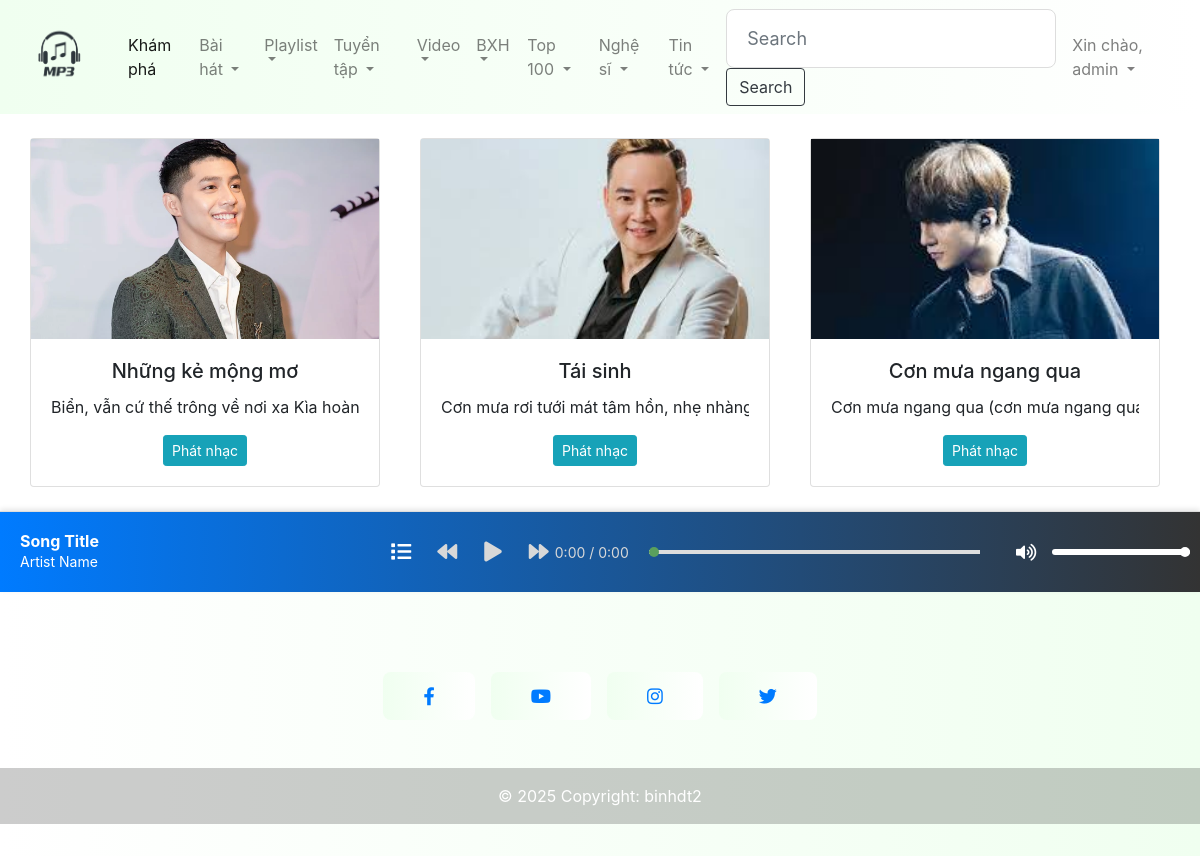
Screenshot of / (signed in) with the database file from the repository.
### app/models.py (models this page shows, shortened)
class Music(models.Model):
    category = models.ManyToManyField(Category, related_name="music_cate")
    playlist = models.ManyToManyField(Playlist, related_name="music_playlist")
    artist = models.ManyToManyField(Artist, related_name="music_artist")
    name = models.CharField(max_length=250, null=True)
    publish_time = models.DateTimeField(auto_now_add=True)
    duration_time = models.CharField(max_length=10, null=True)
    music_img = models.ImageField(upload_to='images/', null=True,blank=True)
    about = models.CharField(max_length=500, null=True)
    music_link = models.FileField(upload_to='audio/', default="Tôi hát")  # Tệp nhạc được tải lên
    @property
    def imageURL(self):
        try:
            url = self.music_img.url
        except:
            url = ''
        return url

### app/views.py (the view)
# urls.py: path('', views.home, name="home"),
def home(request):
    playlists = Playlist.objects.filter(is_sub=False)
    categories = Category.objects.filter(is_sub=False)
    musics = Music.objects.all()
    context = {'playlists':playlists, 'categories': categories, 'musics': musics}
    return render(request,'app/home.html',context)

### app/templates/app/home.html (shortened to what this page needs)
{% extends 'app/base.html' %}
{% load static %}
{% block home %}
<div id="carouselMultiItemExample" class="carousel slide carousel-dark text-center" data-mdb-ride="carousel">
  <div class="carousel-inner py-4">
    {% for music in musics %}
    {% if forloop.counter0|divisibleby:3 %}
    <div class="carousel-item {% if forloop.first %}active{% endif %}">
      <div class="container">
        <div class="row">
    {% endif %}
          <div class="col-lg-4 d-flex align-items-stretch">
            <div class="card">
              <img src="{{ music.imageURL }}" class="card-img-top" alt="{{ music.name }}"/>
              <div class="card-body">
                <h5 class="card-title">{{ music.name }}</h5>
                <p class="card-text text-truncate" data-full-text="{{ music.about }}">
                  {{ music.about|truncatechars:100 }}
                </p>
                <button class="btn btn-info btn-sm toggle-text">Phát nhạc</button>
              </div>
            </div>
          </div>
    {% if forloop.counter0|add:1|divisibleby:3 or forloop.last %}
        </div>
      </div>
    </div>
    {% endif %}
    {% endfor %}
  </div>
</div>
<div class="music-bar">
    <div class="song-info">
        <h2 id="song-title">Song Title</h2>
        <p id="artist-name">Artist Name</p>
    </div>
    <button id="playBtn"><i class="fas fa-list"></i></button>
    <div class="controls">
        <button id="prev"><i class="fas fa-backward"></i></button>
        <button id="play-pause"><i class="fas fa-play"></i></button>
        <button id="next"><i class="fas fa-forward"></i></button>
    </div>
    <div class="time">
        <span id="current-time">0:00</span> / <span id="total-time">0:00</span>
    </div>
    <div class="progress-container">
        <input type="range" id="progress" value="0" max="100">
    </div>
    <div id="volume-control">
      <button id="volume-icon"><i class="fas fa-volume-up"></i></button>
      <input type="range" id="volume-slider" min="0" max="1" step="0.1" value="1">
    </div>
</div>
{% endblock home %}

### app/templates/app/base.html (shortened to what this page needs)
{% load static %}
<html>
    <head>
        <link rel="stylesheet" href="https://cdn.jsdelivr.net/npm/bootstrap@4.0.0/dist/css/bootstrap.min.css">
        <link rel="stylesheet" href="{% static 'app/css/nav-bar.css' %}"/>
        <link rel="stylesheet" href="{% static 'app/css/login.css' %}"/>
        <link rel="stylesheet" href="{% static 'app/css/main.css' %}"/>
        <link rel="stylesheet" href="{% static 'app/css/form.css' %}"/>
        <link rel="stylesheet" href="{% static 'app/css/music-bar.css' %}"/>
        <link rel="stylesheet" href="{% static 'app/css/account-info.css' %}"/>
        <link href="https://cdnjs.cloudflare.com/ajax/libs/font-awesome/5.15.4/css/all.min.css" rel="stylesheet">
    </head>
    <body>
        <nav class="navbar navbar-expand-lg navbar-light bg-light">
            <a class="navbar-brand" href="{% url 'home' %}"><img src="{% static 'app/images/icon-logo.png' %}" width=88 height=88/></a>
            <div class="collapse navbar-collapse" id="navbarSupportedContent">
              <ul class="navbar-nav mr-auto">
                <li class="nav-item active">
                  <a class="nav-link" href="#">Khám phá</a>
                </li>
                <li class="nav-item dropdown">
                  <a class="nav-link dropdown-toggle" href="#" id="navbarDropdown" role="button" data-toggle="dropdown" aria-haspopup="true" aria-expanded="false">
                    Bài hát
                  </a>
                </li>
                <li class="nav-item dropdown">
                  <a class="nav-link dropdown-toggle" href="#" id="navbarDropdown" role="button" data-toggle="dropdown" aria-haspopup="true" aria-expanded="false">
                    Playlist
                  </a>
                </li>
                <li class="nav-item dropdown">
                  <a class="nav-link dropdown-toggle" href="#" id="navbarDropdown" role="button" data-toggle="dropdown" aria-haspopup="true" aria-expanded="false">
                    Tuyển tập
                  </a>
                </li>
                <li class="nav-item dropdown">
                  <a class="nav-link dropdown-toggle" href="#" id="navbarDropdown" role="button" data-toggle="dropdown" aria-haspopup="true" aria-expanded="false">
                    Video
                  </a>
                </li>
                <li class="nav-item dropdown">
                  <a class="nav-link dropdown-toggle" href="#" id="navbarDropdown" role="button" data-toggle="dropdown" aria-haspopup="true" aria-expanded="false">
                    BXH
                  </a>
                </li>
                <li class="nav-item dropdown">
                  <a class="nav-link dropdown-toggle" href="#" id="navbarDropdown" role="button" data-toggle="dropdown" aria-haspopup="true" aria-expanded="false">
                    Top 100
                  </a>
                </li>
                <li class="nav-item dropdown">
                  <a class="nav-link dropdown-toggle" href="#" id="navbarDropdown" role="button" data-toggle="dropdown" aria-haspopup="true" aria-expanded="false">
                    Nghệ sĩ
                  </a>
                </li>
                <li class="nav-item dropdown">
                  <a class="nav-link dropdown-toggle" href="#" id="navbarDropdown" role="button" data-toggle="dropdown" aria-haspopup="true" aria-expanded="false">
                    Tin tức
                  </a>
                </li>
            </ul>
              <form class="form-inline my-2 my-lg-0">
                <input class="form-control mr-sm-2" type="search" placeholder="Search" aria-label="Search">
                <button class="btn btn-outline-dark my-2 my-sm-0" type="submit">Search</button>
              </form>
              {% if request.user.is_authenticated %}
              <ul class="navbar-nav ml-auto">
                <li class="nav-item dropdown">
                  <span class="nav-link dropdown-toggle" id="navbarDropdown" role="button" data-toggle="dropdown" aria-haspopup="true" aria-expanded="false">
                    Xin chào, {{request.user}}
                  </span>
                </li>
              </ul>
              {% endif %}
            </div>
        </nav>
        {% block home %}{% endblock home %}
        <footer class="text-center text-lg-start" style="background: linear-gradient(to left, #F0FFF0, white);">
          <div class="container d-flex justify-content-center py-5">
            <button type="button" class="btn btn-primary btn-lg btn-floating mx-2" style="background-color: #54456b;">
              <a href="https://www.facebook.com/profile.php?id=100014200721075"><i class="fab fa-facebook-f"></i></a>
            </button>
            <button type="button" class="btn btn-primary btn-lg btn-floating mx-2" style="background-color: #54456b;">
              <a href="https://www.facebook.com/profile.php?id=100014200721075"><i class="fab fa-youtube"></i></a>
            </button>
            <button type="button" class="btn btn-primary btn-lg btn-floating mx-2" style="background-color: #54456b;">
              <a href="https://www.facebook.com/profile.php?id=100014200721075"><i class="fab fa-instagram"></i></a>
            </button>
            <button type="button" class="btn btn-primary btn-lg btn-floating mx-2" style="background-color: #54456b;">
              <a href="https://www.facebook.com/profile.php?id=100014200721075"><i class="fab fa-twitter"></i></a>
            </button>
          </div>
          <div class="text-center text-white p-3" style="background-color: rgba(0, 0, 0, 0.2);">
            © 2025 Copyright: <a class="text-white" href="#">binhdt2</a>
          </div>
        </footer>
    </body>
</html>

### app/static/app/css/nav-bar.css (style rules this page uses)
.navbar { background: linear-gradient(to left, white, #F0FFF0); position: relative; overflow: visible; z-index: auto; }

### app/static/app/css/login.css (style rules this page uses)
.form-control { border: 1px solid #ddd; border-radius: 8px; padding: 15px 20px; font-size: 18px; transition: all 0.3s ease; }
.btn-primary { background-color: #F0FFF0; background: linear-gradient(to left, white, #F0FFF0); border: none; border-radius: 8px; padding: 15px 40px; font-size: 18px; font-weight: bold; color: #333; transition: all 0.3s ease; }

### app/static/app/css/main.css (style rules this page uses)
html, body { height: 100%; margin: 0; display: flex; flex-direction: column; }
footer { background: linear-gradient(to left, #F0FFF0, white); width: 100%; padding: 2rem 0; }
footer .container { display: flex; justify-content: center; }
footer .btn { background-color: #54456b; margin: 0 10px; }
footer .text-center { background-color: rgba(0, 0, 0, 0.2); padding: 1rem; color: white; text-align: center; }
.carousel-item .row { display: flex; justify-content: center; flex-wrap: nowrap; }
.carousel-item .col-lg-4 { flex: 0 0 auto; max-width: 33.333%; margin-right: 10px; }
.card { display: flex; flex-direction: column; justify-content: space-between; height: 100%; }
.card-text { overflow: hidden; text-overflow: ellipsis; display: -webkit-box; -webkit-line-clamp: 4; -webkit-box-orient: vertical; line-clamp: 4; box-orient: vertical; }
.btn.toggle-text { margin-top: auto; }
.card-img-top { height: 200px; width: 100%; object-fit: cover; border-radius: 0; }

### app/static/app/css/music-bar.css (style rules this page uses)
.music-bar { position: relative; bottom: 0; width: 100%; height: 100px; background: linear-gradient(to left, #333, #007bff); border-top: 1px solid #ddd; box-shadow: 0 -2px 5px rgba(0, 0, 0, 0.1); display: flex; align-items: center; justify-content: space-between; z-index: 1000; }
.song-info { flex: 1; padding:20px; }
#song-title { font-size: 16px; font-weight: bold; color: white; margin: 0; }
#artist-name { font-size: 14px; color: white; margin: 0; }
.controls { display: flex; gap: 15px; }
.controls button { background: none; border: none; font-size: 20px; color: #d8d8d8; cursor: pointer; transition: color 0.3s ease, transform 0.2s ease; }
#progress { width: 100%; height: 4px; appearance: none; background: #ddd; border: none; outline: none; cursor: pointer; }
.time { font-size: 14px; color: #d8d8d8; }
.progress-container { flex: 1; margin: 0 20px; }
#volume-control { display: flex; align-items: center; gap: 10px; width: 200px; padding: 10px; }
#volume-icon { background: none; border: none; color: #ffffff; font-size: 18px; cursor: pointer; transition: color 0.3s ease; }
#volume-slider { width: 100%; height: 6px; -webkit-appearance: none; appearance: none; border-radius: 5px; outline: none; cursor: pointer; transition: background 0.3s ease; }
#playBtn { background-color: transparent; color: white; font-size: 20px; font-weight: bold; padding: 10px 20px; border: none; border-radius: 5px; cursor: pointer; transition: background-color 0.3s, transform 0.2s ease-in-out; }

### rows the page displays
Music: imageURL (picture), name "Những kẻ mộng mơ", about "Biển, vẫn cứ thế trông về nơi xa Kìa ho…"
Music: imageURL (picture), name "Tái sinh", about "Cơn mưa rơi tưới mát tâm hồn, nhẹ nhà…"
Music: imageURL (picture), name "Cơn mưa ngang qua", about "Cơn mưa ngang qua (cơn mưa ngang…"

### other values shown
{{ request.user }} "admin"
